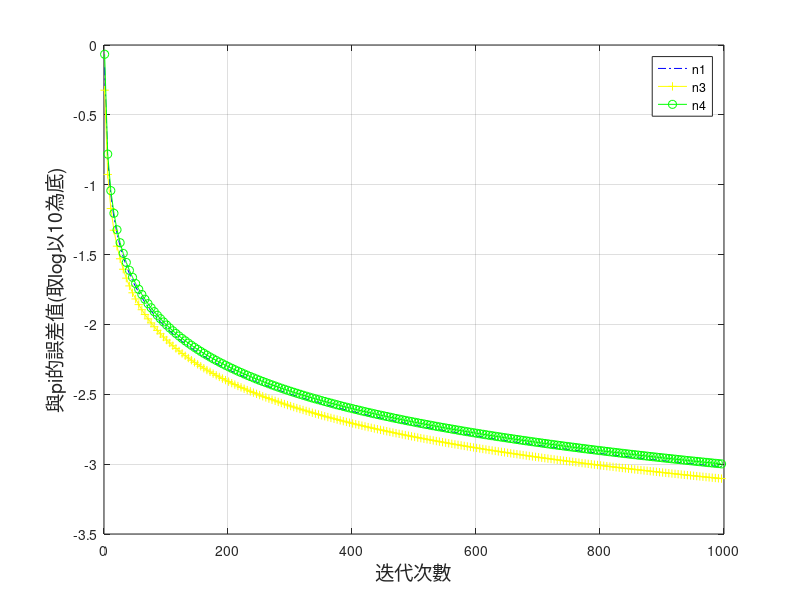
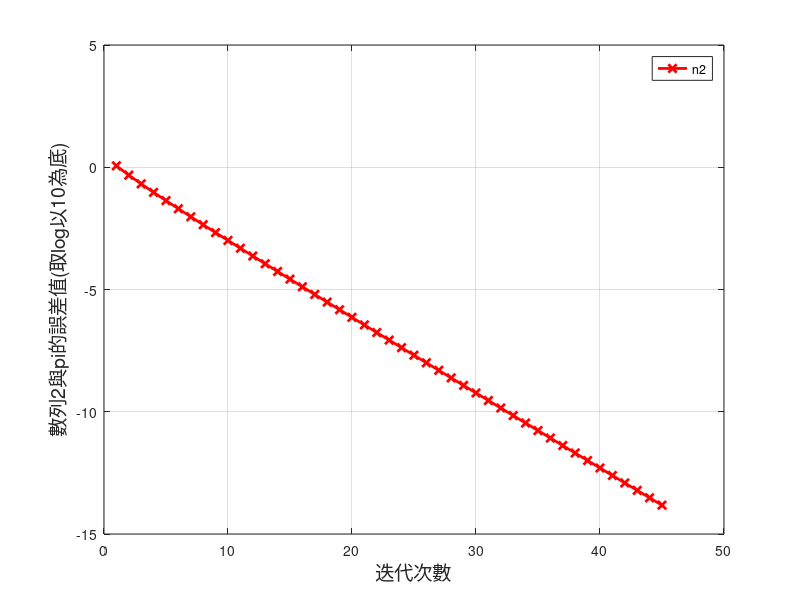
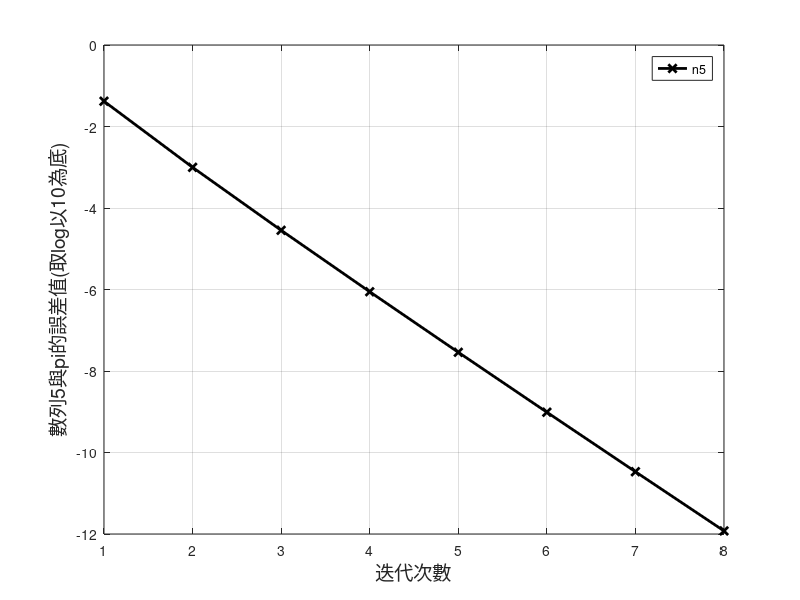
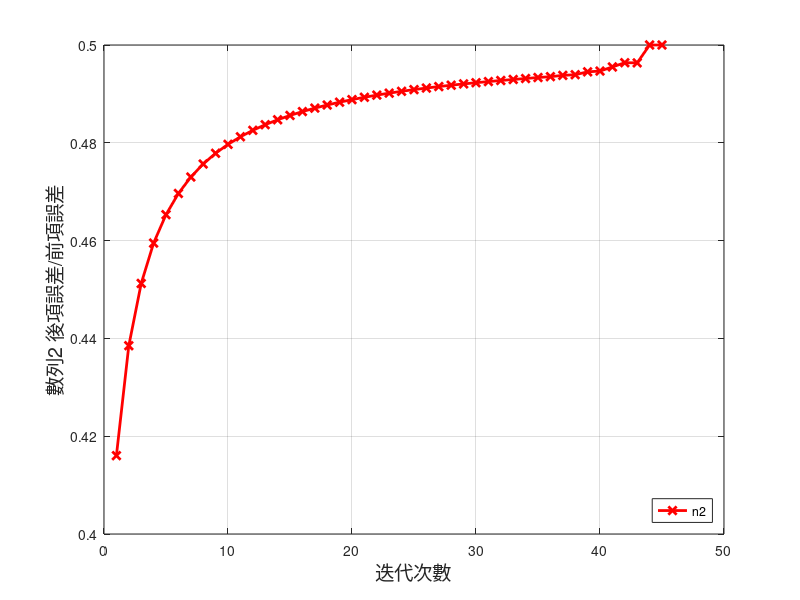

The MATLAB source for these figures, in order:
clear;
n=1000;%指定迭代次數
start=1;%畫圖時開始的次數
dn=floor(n/200);%密度

n1=zeros(n,1);
n2=zeros(n,1);
n2_1=zeros(n,1);
n3=zeros(n,1);
n4=zeros(n,1);
n5=zeros(n,1);
err1=zeros(n-1,1);
err2=zeros(n-1,1);
err3=zeros(n-1,1);
err4=zeros(n-1,1);
err5=zeros(n-1,1);

n1(1)=6;
n2(1)=2;
n2_1(1)=1;
n3(1)=8/3;
n4(1)=4;
n5(1)=4*(4*(1/5)-1/239);

i=2;

while i<=n
    n1(i)=n1(i-1)+6/i^2;
    n2_1(i)=n2_1(i-1)*(i-1)/(2*i-1);
    n2(i)=n2(i-1)+2*n2_1(i);
    n3(i)=n3(i-1)*2*i*2*i/(2*i-1)/(2*i+1);
    n4(i)=n4(i-1)+4*(-1)^(i-1)/(2*i-1);
    n5(i)=n5(i-1)+4*(4*(-1)^(i-1)*(1/5)^(2*i-1)/(2*i-1)-(-1)^(i-1)*(1/239)^(2*i-1)/(2*i-1));
    i=i+1;
end

n1=sqrt(n1);

fprintf("%f\n",n1(n));
fprintf("%f\n",n2(n));
fprintf("%f\n",n3(n));
fprintf("%f\n",n4(n));
fprintf("%f\n",n5(n));

pis=zeros(n,1);
for i=1:n
    pis(i)=pi;
end
%這些是誤差
n1=abs(n1-pis);
n2=abs(n2-pis);
n3=abs(n3-pis);
n4=abs(n4-pis);
n5=abs(n5-pis);

for i=1:n-1
    err1(i)=n1(i+1)/n1(i)^1;
    err2(i)=n2(i+1)/n2(i);
    err3(i)=n3(i+1)/n3(i);
    err4(i)=abs(n4(i+1)/n4(i));
    err5(i)=n5(i+1)/n5(i);
end

figure(1)

%h1=plot((start:dn:n),n1(start:dn:n),'b-.o','LineWidth',2);
%hold on
%h2=plot((start:dn:n),n2(start:dn:n),'r-x','LineWidth',2);
%h3=plot((start:dn:n),n3(start:dn:n),'y-+','LineWidth',2);
%h4=plot((start:dn:n),n4(start:dn:n),'g-o','LineWidth',2);
%h5=plot((start:dn:n),n5(start:dn:n),'black-x','LineWidth',2);
%legend([h1(1) h2(1) h3(1) h4(1) h5(1)],{"n1","n2","n3","n4","n5"})
plot((start:dn:n),log(n1(start:dn:n))/log(10),'b-.');
hold on
plot((start:dn:n),log(n3(start:dn:n))/log(10),'y-+');
plot((start:dn:n),log(n4(start:dn:n))/log(10),'g-o');
legend({"n1","n3","n4"})
xlabel('迭代次數','FontSize',14)
ylabel('與pi的誤差值(取log以10為底)','FontSize',14)
grid on
hold off
endn2=45;%最後一項
endn5=8;

figure(2)
plot((1:endn2),log(n2(1:endn2))/log(10),'r-x','LineWidth',2);
legend({"n2"})
xlabel('迭代次數','FontSize',14)
ylabel('數列2與pi的誤差值(取log以10為底)','FontSize',14)
grid on
hold off

figure(3)
plot((1:endn5),log(n5(1:endn5))/log(10),'black-x','LineWidth',2);
legend({"n5"})
xlabel('迭代次數','FontSize',14)
ylabel('數列5與pi的誤差值(取log以10為底)','FontSize',14)
grid on
hold off

figure(4)
plot((1:endn2),(err2(1:endn2)),'r-x','LineWidth',2);
legend({"n2"},'Location','southeast')
xlabel('迭代次數','FontSize',14)
ylabel('數列2 後項誤差/前項誤差','FontSize',14)
grid on
hold off

figure(5)
plot((1:endn5),(err5(1:endn5)),'black-x','LineWidth',2);
legend({"n5"},'Location','southeast')
xlabel('迭代次數','FontSize',14)
ylabel('數列5 後項誤差/前項誤差','FontSize',14)
grid on
hold off

%try to use alpha/n to estimate n1
y=zeros(n,1);
for i=1:n
    y(i)=1/i;
end

alpha=((1:n)*n1)^(1/n);
y=alpha*y;
fprintf("%2.6e",alpha);
plot((start:dn:n),log(n1(start:dn:n))/log(10),'b-.');
hold on
plot((start:dn:n),log(y(start:dn:n))/log(10),'y-+');
legend({"n1","1/n"})
xlabel('迭代次數','FontSize',14)
ylabel('與pi的誤差值(取log以10為底)','FontSize',14)
grid on
hold off